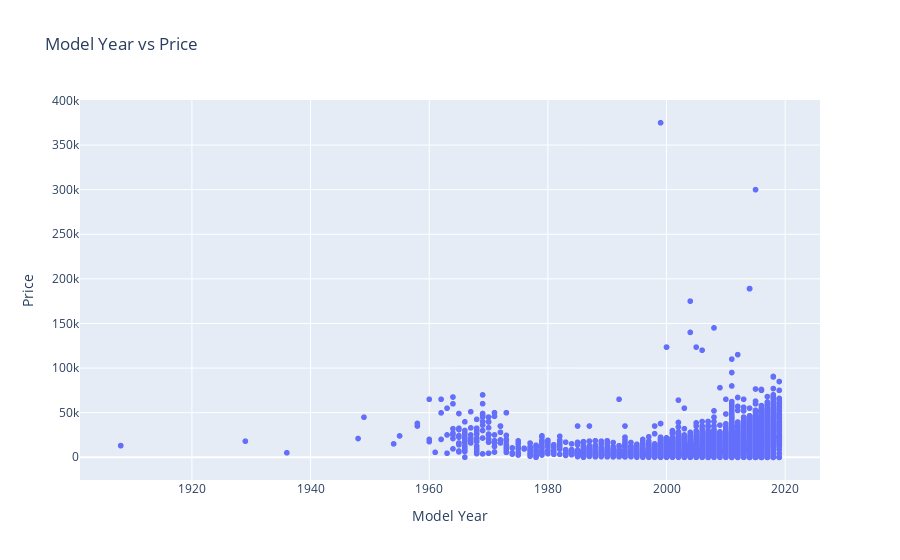

The code cell stored with this chart in its notebook:
### Markdown cell above
### Summary:
The scatter plot of price versus odometer reading shows a general trend where vehicles with higher odometer readings tend to have lower prices, which aligns with the expectation that higher mileage often correlates with decreased vehicle value. However, there are outliers, with some high-mileage vehicles still priced significantly higher than the majority, suggesting other factors influencing the price. This pattern can inform pricing strategies, where higher-mileage vehicles might need adjustments or incentives to remain competitive in the market. Additionally, the presence of outliers indicates that while mileage is important, other vehicle attributes, such as condition or brand, may also be playing a substantial role in determining price.

### Code cell
# Scatter plot Model Year vs Price
filtered_data = project_data[(project_data['price'] > 0) & (project_data['model_year'] > 0)]
modelyear_price = px.scatter(
    filtered_data,
    x='model_year',
    y='price',
    title='Model Year vs Price'
)
modelyear_price.update_layout(xaxis_title='Model Year', yaxis_title='Price')
modelyear_price.show()

### Figure 1 — Plotly figure (JSON) as saved in the notebook; plotly's stock layout.template omitted (floating-point values rounded to 4 significant figures; data arrays with more than 128 entries replaced by an {"elided": "..."} marker saying what was removed)
{"data": [{"hovertemplate": "model_year=%{x}<br>price=%{y}<extra></extra>", "legendgroup": "", "marker": {"color": "#636efa", "symbol": "circle"}, "mode": "markers", "name": "", "showlegend": false, "type": "scattergl", "x": {"elided": "51525 float values"}, "xaxis": "x", "y": {"elided": "51525 int values"}, "yaxis": "y"}], "layout": {"legend": {"tracegroupgap": 0}, "title": {"text": "Model Year vs Price"}, "xaxis": {"anchor": "y", "domain": [0, 1], "title": {"text": "Model Year"}}, "yaxis": {"anchor": "x", "domain": [0, 1], "title": {"text": "Price"}}}}
